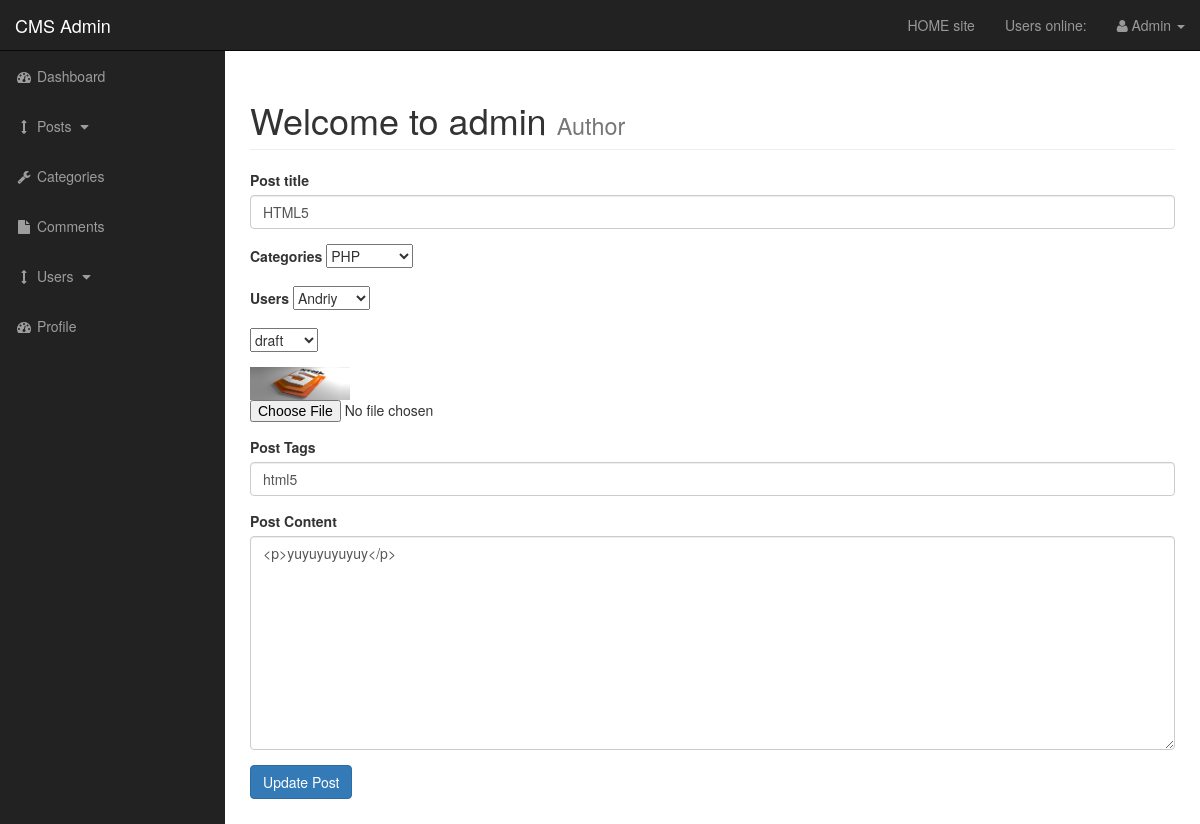
Page /admin/posts.php?source=edit_post&p_id=66 (signed in) on the committed database.
### tables this page shows
CREATE TABLE `posts` (
  `post_id` int(3) NOT NULL,
  `post_category_id` int(3) NOT NULL,
  `post_title` varchar(255) NOT NULL,
  `post_author` varchar(255) NOT NULL,
  `post_user` varchar(255) NOT NULL,
  `post_date` date NOT NULL,
  `post_image` text NOT NULL,
  `post_content` text NOT NULL,
  `post_tags` varchar(255) NOT NULL,
  `post_comment_count` int(11) NOT NULL,
  `post_status` varchar(255) NOT NULL DEFAULT 'draft',
  `post_views_count` int(11) NOT NULL
);

### admin/functions.php (called while the page is built, shortened)
<?php
function escape($string) {
    global $connection;
    return mysqli_real_escape_string($connection, trim($string));
}
?>

### admin/includes/edit_post.php (the view, shortened to what this page needs)
<?php
    if(isset($_GET['p_id'])) {
       $the_post_id = escape($_GET['p_id']);
}
    $query = "SELECT * FROM posts WHERE post_id = $the_post_id ";
    $select_posts_by_id = mysqli_query($connection, $query);
    while($row = mysqli_fetch_assoc($select_posts_by_id)) {
    $post_user = $row['post_user'];
    $post_title = $row['post_title'];
    $post_status = $row['post_status'];
    $post_image = $row['post_image'];
    $post_content = $row['post_content'];
    $post_tags = $row['post_tags'];
}
?>
<form action="" method="post" enctype="multipart/form-data">
    <div class="form-group">
      <label for="title">Post title</label>
      <input value="<?php echo $post_title; ?>" type="text" class="form-control" name="post_title">
    </div>
    <div class="form-group">
        <label for="categories">Categories</label>
        <select name="post_category" id="">
<?php
    $query = "SELECT * FROM categories";
    $select_categories = mysqli_query($connection, $query);
    while($row = mysqli_fetch_assoc($select_categories)) {
    $cat_id = $row['cat_id'];
    $cat_title = $row['cat_title'];
        echo "<option value='$cat_id'>{$cat_title}</option>";
    }
?></select>
    </div>
    <div class="form-group">
            <label for="users">Users</label>
                <select name="post_user" id="">
                    <?php echo "<option value='{$post_user}'>{$post_user}</option>"; ?>
            </select>
        </div>
    <div class="form-group">
        <select name="post_status" id="">
            <option value='<?php echo $post_status; ?>'><?php echo $post_status; ?></option>
        </select>
    </div>
     <div class="form-group">
        <img width="100" src="../images/<?php echo $post_image;?>" alt="pic" >
        <input type="file" name="image">
    </div>
      <div class="form-group">
        <label for="post_tags">Post Tags</label>
        <input value="<?php echo $post_tags; ?>" type="text" class="form-control" name="post_tags">
    </div>
    <div class="form-group">
        <label for="post_content">Post Content</label>
        <textarea  type="text" name="post_content" id='' rows="10" cols="30" class="form-control"><?php echo $post_content; ?></textarea>
    </div>
    <div class="form-group">
        <input type="submit" class="btn btn-primary" name="update_post" value="Update Post">
    </div>
</form>

### admin/css/sb-admin.css (style rules this page uses)
body { margin-top: 100px; background-color: #222; }
@media (min-width:768px) { body { margin-top: 50px; } }

### rows in the picture
posts: post_title "HTML5", post_user "Andriy", post_status "draft", post_image (picture), post_tags "html5", post_content "<p>yuyuyuyuyuy</p>"

### other values in the picture
$_SESSION['username'] "Admin"
form field post_category "PHP"
